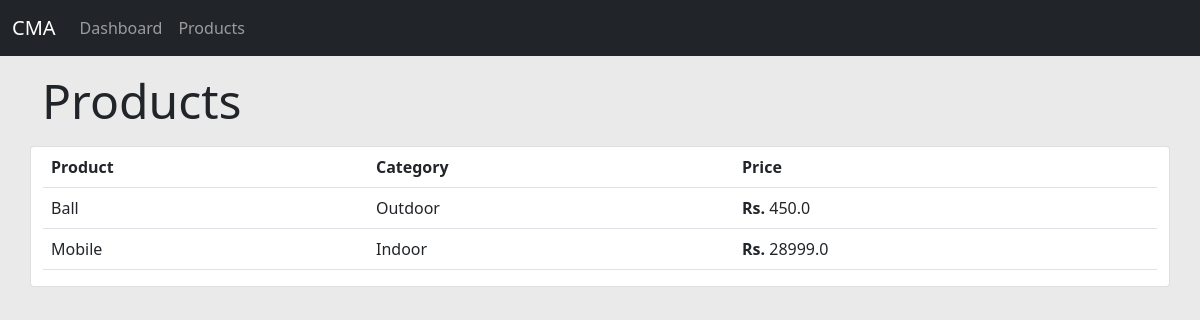
Screenshot of /products/ with the database file from the repository.
### accounts/models.py (models this page shows, shortened)
class Product(models.Model):
    CHOICE = (
        ('Indoor', 'Indoor'),
        ('Outdoor', 'Outdoor')
    )
    name = models.CharField(max_length=200)
    price = models.FloatField()
    category = models.CharField(max_length=200, choices=CHOICE)
    added_date = models.DateTimeField(auto_now=True)
    tag = models.ManyToManyField(Tag)

### accounts/views.py (the view)
# urls.py: path('products/', v.products, name='products'),
def products(request):
    products = Product.objects.all()
    context = {
        'products': products
    }
    return render(request, 'accounts/products.html', context)

### accounts/templates/accounts/products.html
{% extends 'accounts/base.html' %}
{% block content %}
    <h4 class='display-5 my-3'>Products</h4>
    <div class="row card">
        <div class="col">
            <table class='table '>
                <tr>
                    <th>Product</th>
                    <th>Category</th>
                    <th>Price</th>
                </tr>
                {% for i in products %}
                    <tr>
                        <td>{{ i.name }}</td>
                        <td> {{ i.category }} </td>
                        <td><strong>Rs.</strong> {{ i.price }} </td>
                    </tr>
                {% endfor %}
            </table>
        </div>
    </div>
{% endblock content %}

### static/css/base.css (style rules this page uses)
body { background: rgba(220, 220, 220, 0.6); }

### rows the page displays
Product: name "Ball", category "Outdoor", price "450.0"
Product: name "Mobile", category "Indoor", price "28999.0"
